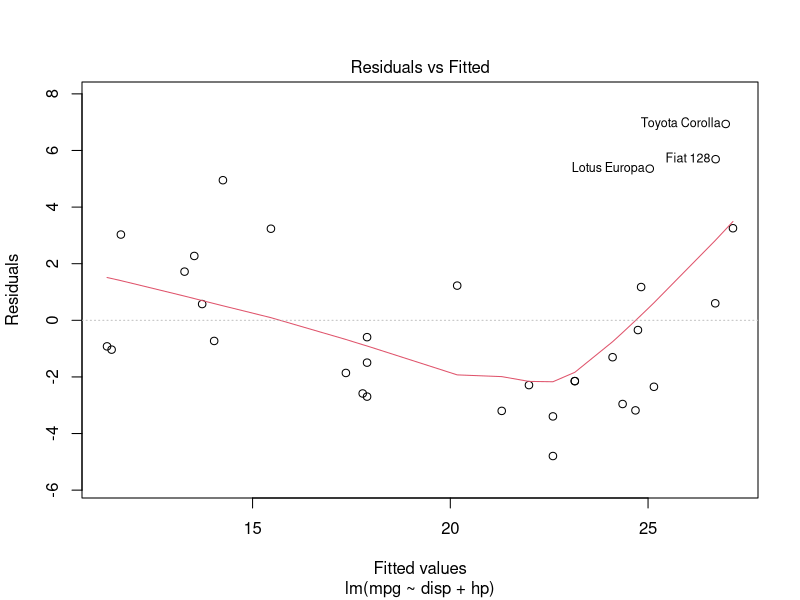
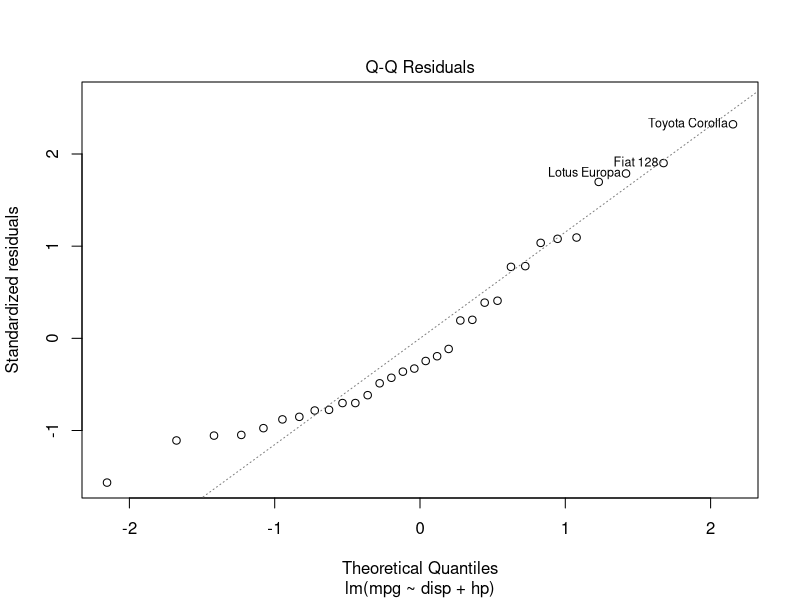
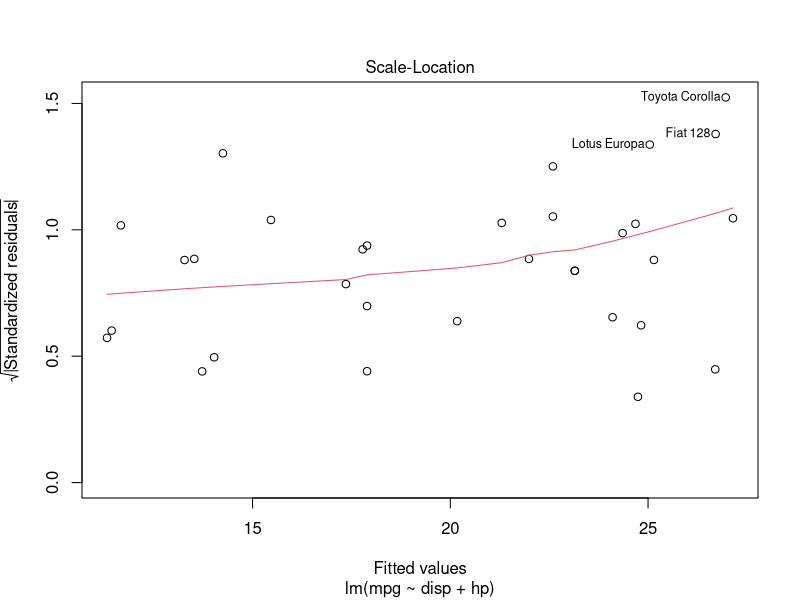
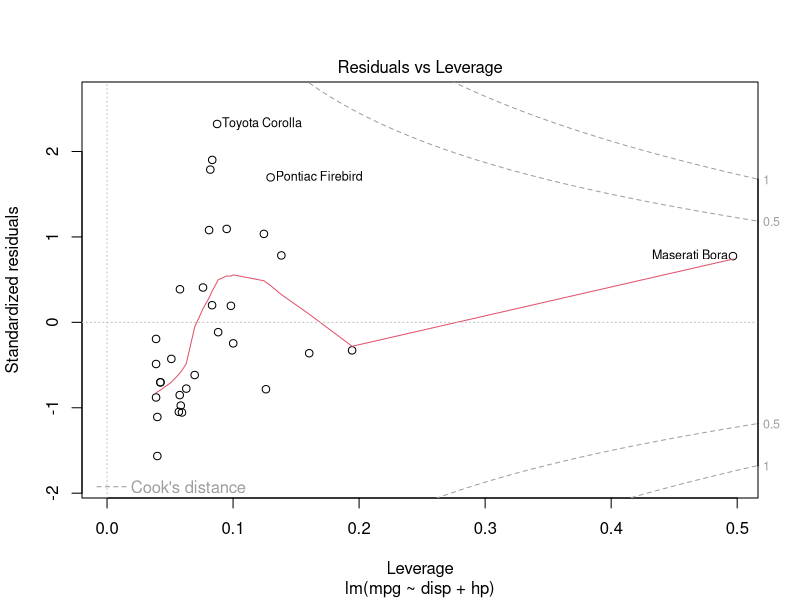

R code for these plots, in order:
data <- mtcars[, c ("mpg" , "disp", "hp")]
head (data)

model <- lm(mpg~disp + hp, data = data)
summary (model)

predict (model, newdata = data.frame (disp =140, hp = 80))
predict (model, newdata = data.frame (disp =160, hp = 70))

plot (model)
